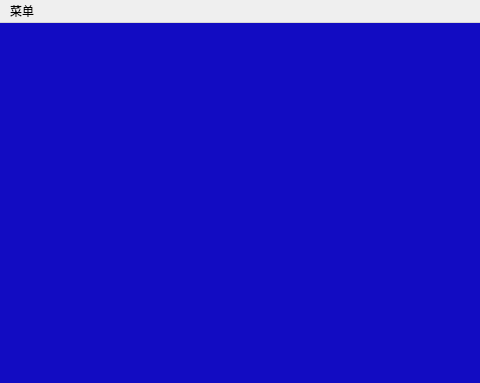
<?xml version="1.0" encoding="UTF-8"?>
<ui version="4.0">
 <class>MainWindow</class>
 <widget class="QMainWindow" name="MainWindow">
  <property name="geometry">
   <rect>
    <x>0</x>
    <y>0</y>
    <width>480</width>
    <height>383</height>
   </rect>
  </property>
  <property name="windowTitle">
   <string>MainWindow</string>
  </property>
  <widget class="QWidget" name="mywidget">
   <property name="styleSheet">
    <string notr="true">background-color: rgb(18, 12, 194);</string>
   </property>
   <layout class="QGridLayout" name="gridLayout">
    <property name="leftMargin">
     <number>0</number>
    </property>
    <property name="topMargin">
     <number>0</number>
    </property>
    <property name="rightMargin">
     <number>0</number>
    </property>
    <property name="bottomMargin">
     <number>0</number>
    </property>
    <property name="spacing">
     <number>0</number>
    </property>
   </layout>
  </widget>
  <widget class="QMenuBar" name="menuBar">
   <property name="geometry">
    <rect>
     <x>0</x>
     <y>0</y>
     <width>480</width>
     <height>23</height>
    </rect>
   </property>
   <widget class="QMenu" name="menu">
    <property name="title">
     <string>菜单</string>
    </property>
    <addaction name="actionStart"/>
    <addaction name="actionStop"/>
    <addaction name="actionEnd"/>
   </widget>
   <addaction name="menu"/>
  </widget>
  <action name="actionStart">
   <property name="text">
    <string>开始</string>
   </property>
  </action>
  <action name="actionStop">
   <property name="text">
    <string>暂停</string>
   </property>
  </action>
  <action name="actionEnd">
   <property name="text">
    <string>结束</string>
   </property>
  </action>
 </widget>
 <layoutdefault spacing="6" margin="11"/>
 <resources/>
 <connections/>
</ui>
